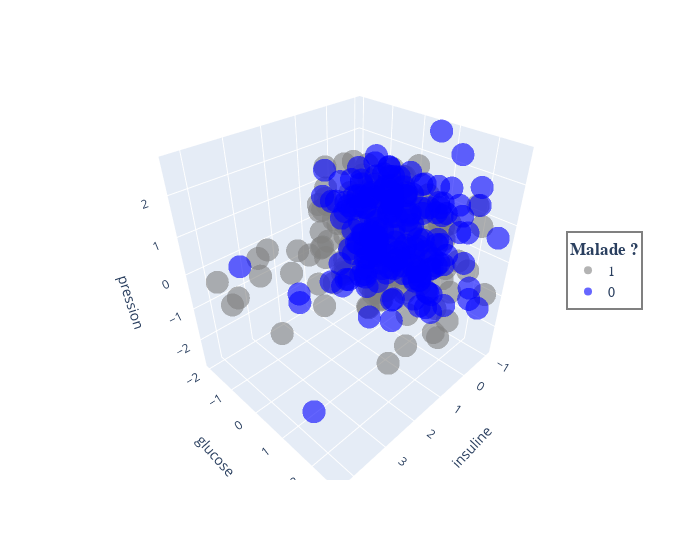

Notebook source saved alongside this figure:
### Code cell
import plotly. express as px

fig = px.scatter_3d(
    data_frame = Tn,
    x='insuline',
    y='glucose',
    z= 'pression',
    opacity = 0.6,
    color = Tn['M'].astype(str),
    color_discrete_map={'1':'gray',
                       '0':'blue'}
            )

fig.update_layout(
width = 700,

    legend = {'x' : 0.9,
              'y' : 0.5, 
              'title' : '<b>Malade ?</b>',
               'bordercolor': 'gray',
              'font': {'family':'Verdana','size':14},
              'borderwidth':2,
             }
)
fig.show ()

### Figure 1 — Plotly figure (JSON) as saved in the notebook; plotly's stock layout.template omitted (floating-point values rounded to 4 significant figures; data arrays with more than 128 entries replaced by an {"elided": "..."} marker saying what was removed)
{"data": [{"hovertemplate": "color=1<br>insuline=%{x}<br>glucose=%{y}<br>pression=%{z}<extra></extra>", "legendgroup": "1", "marker": {"color": "gray", "opacity": 0.6, "symbol": "circle"}, "mode": "markers", "name": "1", "scene": "scene", "showlegend": true, "type": "scatter3d", "x": {"elided": "200 float values"}, "y": {"elided": "200 float values"}, "z": {"elided": "200 float values"}}, {"hovertemplate": "color=0<br>insuline=%{x}<br>glucose=%{y}<br>pression=%{z}<extra></extra>", "legendgroup": "0", "marker": {"color": "blue", "opacity": 0.6, "symbol": "circle"}, "mode": "markers", "name": "0", "scene": "scene", "showlegend": true, "type": "scatter3d", "x": {"elided": "200 float values"}, "y": {"elided": "200 float values"}, "z": {"elided": "200 float values"}}], "layout": {"legend": {"bordercolor": "gray", "borderwidth": 2, "font": {"family": "Verdana", "size": 14}, "title": {"text": "<b>Malade ?</b>"}, "tracegroupgap": 0, "x": 0.9, "y": 0.5}, "margin": {"t": 60}, "scene": {"domain": {"x": [0, 1], "y": [0, 1]}, "xaxis": {"title": {"text": "insuline"}}, "yaxis": {"title": {"text": "glucose"}}, "zaxis": {"title": {"text": "pression"}}}, "width": 700}}
